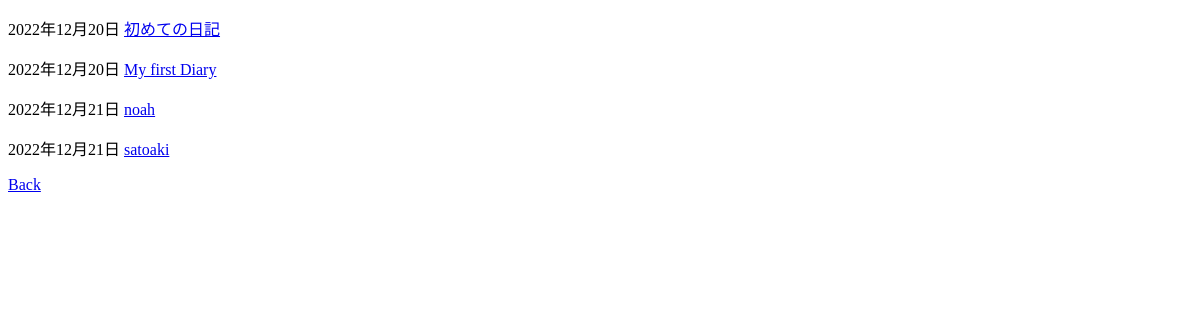
Page /diary/list/ on the earlier database version.
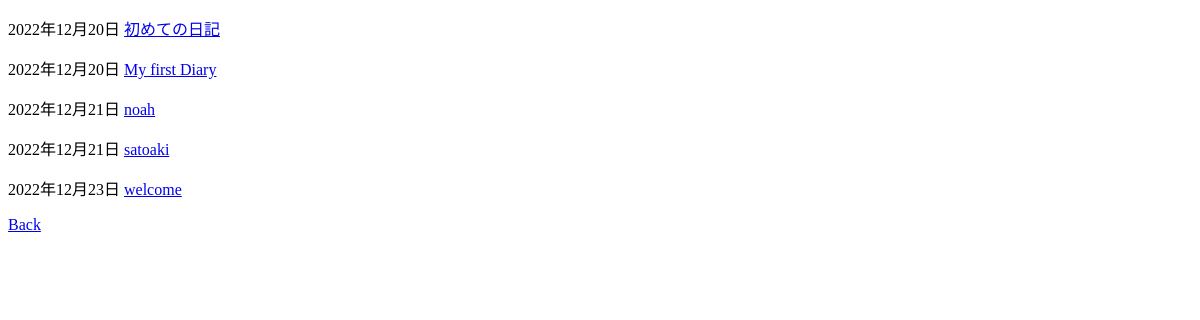
Same page on the later database version.
### diary/models.py (models this page shows)
class Diary(models.Model):
    id = models.UUIDField(primary_key=True, default=uuid.uuid4, editable=False)
    date = models.DateField(verbose_name='Date', default=timezone.now)
    title = models.CharField(verbose_name='Title', max_length=40)
    text = models.CharField(verbose_name='Bio', max_length=200)
    created_at = models.DateTimeField(verbose_name='Created at', default=timezone.now)
    updated_at = models.DateTimeField(verbose_name='Updated at', blank=True, null=True)

### diary/views.py (the view)
# urls.py: path('diary/list/', views.DiaryListView.as_view(), name='diary_list'),
class DiaryListView(ListView):
    template_name = 'diary_list.html'
    model = Diary

### templates/diary_list.html (shortened to what this page needs)
<!DOCTYPE html>
<html lang="en">
<head>
</head>
<body>
{% for diary in diary_list %}
<p>
    {{ diary.date }}
    <a href="{% url 'diary:diary_detail' diary.pk %}">{{ diary.title }}</a>
</p>
{% endfor %}
<a href="{% url 'diary:homepage' %}">Back</a>
</body>
</html>

Differences in the rows shown:
added Diary: date "2022年12月23日", title "welcome"
